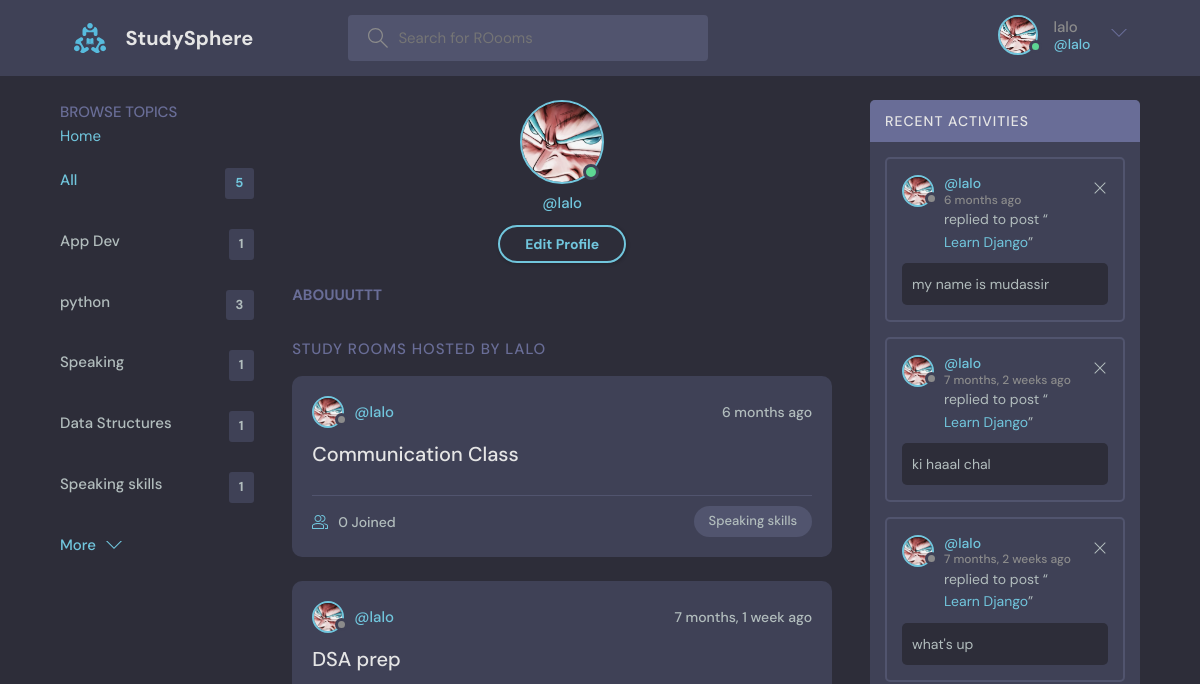
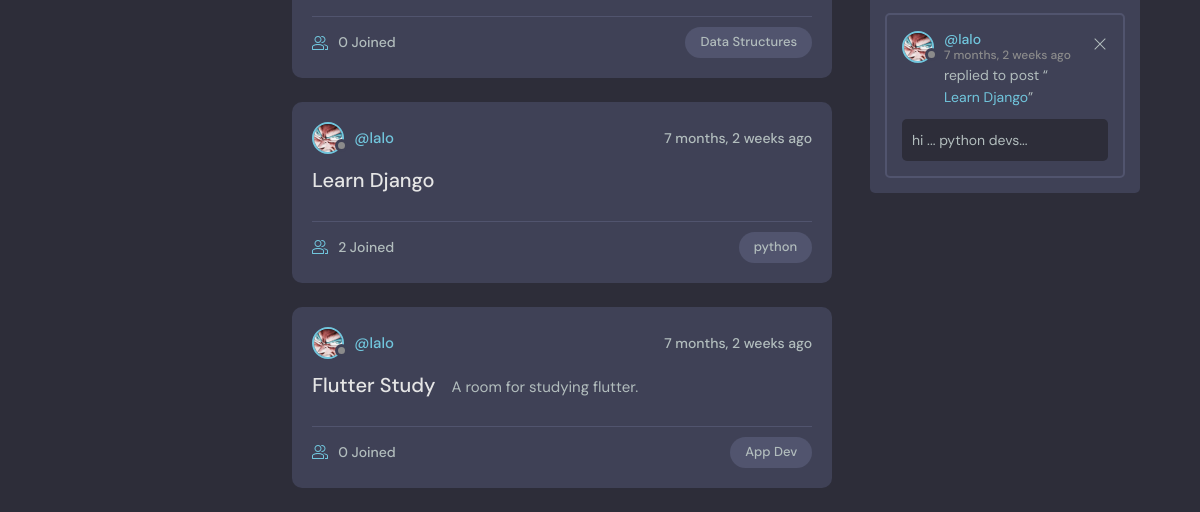
Before: /UserProfile/1 (signed in) with the older database file (2 pictures, top to bottom).
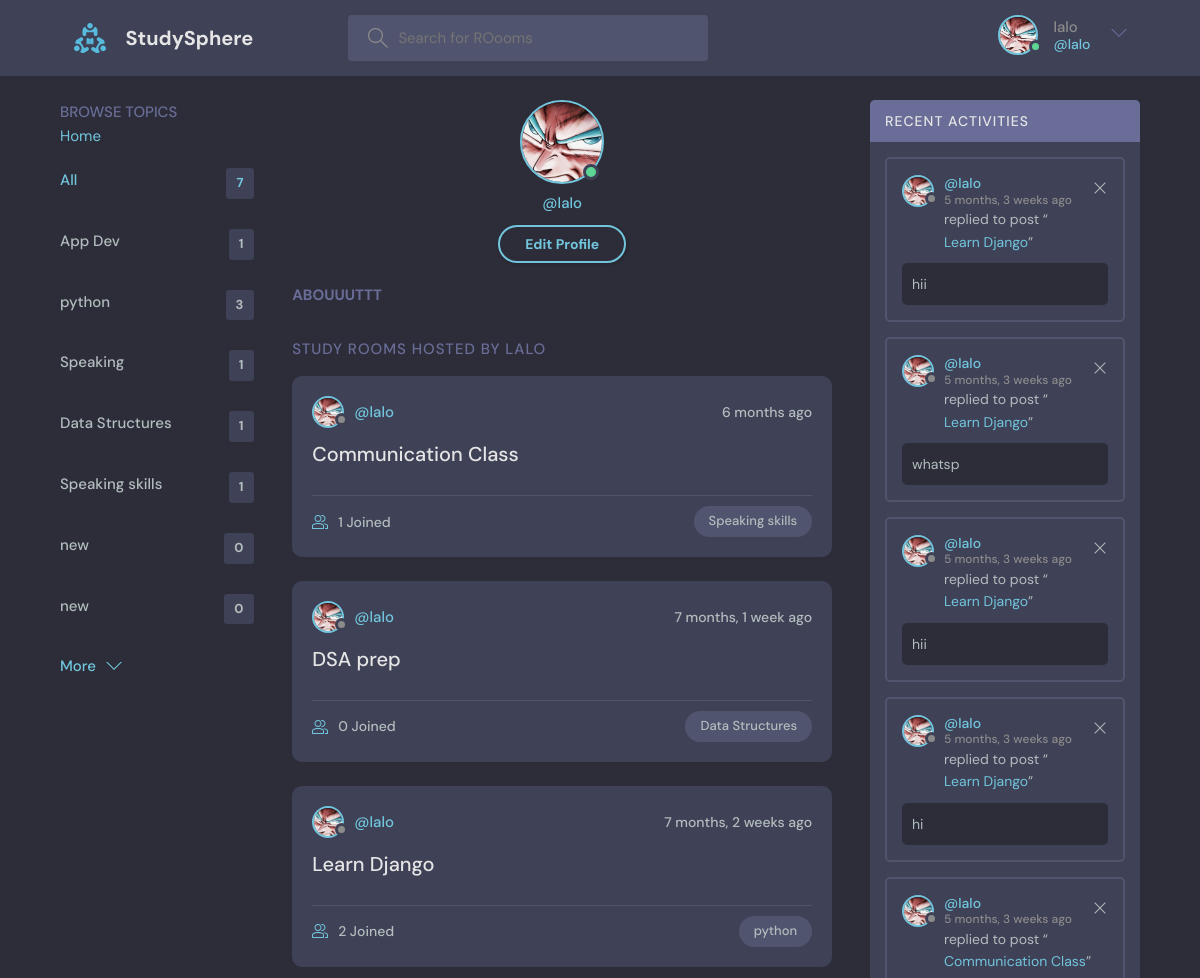
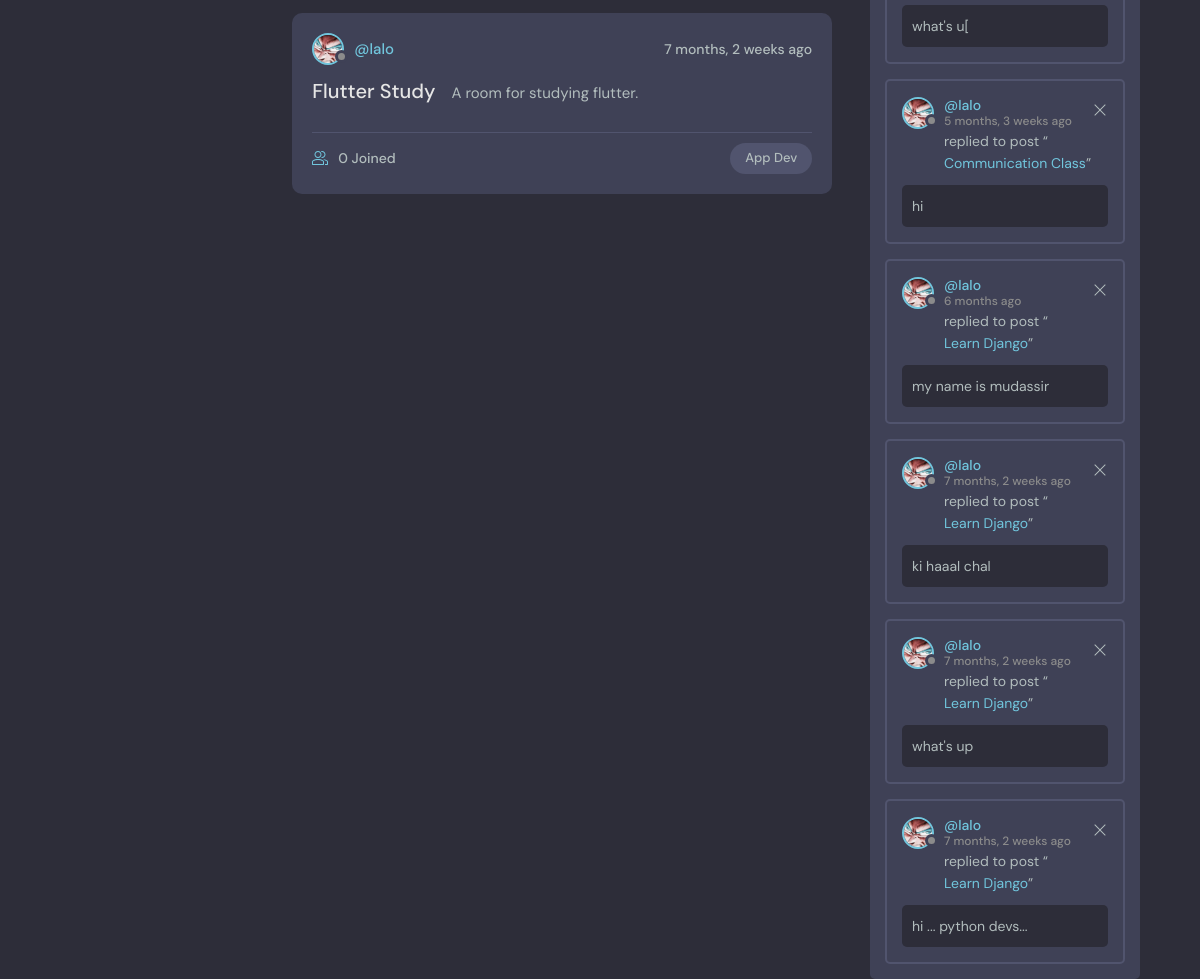
After: the same page with the newer database file (2 pictures, top to bottom).
### base/models.py (models this page shows, shortened)
class User(AbstractUser):
    username = models.CharField(max_length=100, unique=True)
    email = models.EmailField(max_length=200, unique=True)
    headline = models.CharField(max_length=200, null = True, blank = True)
    date_joined = models.DateTimeField(auto_now_add=True,null = True)
    last_login = models.DateTimeField(auto_now=True,null = True)
    Pfp = models.ImageField(default= 'images/avatar.svg',null=True)  # using pip install Pillow to install the pillow library to use the ImageField
    USERNAME_FIELD = 'email' # specifying the email as the username field helps us to login using the email instead of the username, which django use username by default for the authentication of the users(login and signup)
    REQUIRED_FIELDS = []

class Topic(models.Model):
    name = models.TextField(max_length=100)

class Room(models.Model):
    name = models.CharField(max_length=50)
    description = models.TextField(null = True, blank = True)   #  setting to null means that it will be blank in the database if not filled out at runtime otherwise the data basebase will consider it as missing data   # blank means that it is not required to be filled out at runtime
    participants = models.ManyToManyField(User, related_name = 'participants', blank = True)  # this is the many to many field that we will be using to connect the room with the user, related_name is used to access the participants of the room from the user model, blank means that it is not required to be filled out at runtime
    host = models.ForeignKey(User, on_delete =  models.SET_NULL, null = True)   # when the host is deleted then all its rooms are delete as well
    topic = models.ForeignKey(Topic, on_delete =  models.SET_NULL, null = True)   # when the topic is deleted then all the rooms of that topic will be deleted as well
    updated = models.DateTimeField(auto_now=True)  # auto_now will update the time whenever the room is updated
    created = models.DateTimeField(auto_now_add=True)  # auto_now_add will update the time only when the room is created for the first time
    def __str__(self):
        return self.name
    class Meta:
        ordering = ['-updated','-created']   # here we are ordering the rooms according to the most recent updated and created room in the list..     The ( - ) sign means to update according to most recent....

class Message(models.Model):
    user = models.ForeignKey(User, on_delete =  models.CASCADE)   # when the user is deleted then all its messages are delete as well
    body = models.CharField(max_length=1000)  # the body of the message
    room = models.ForeignKey(Room, on_delete =  models.CASCADE)
    updated = models.DateTimeField(auto_now=True)
    created = models.DateTimeField(auto_now_add=True)
    class Meta:                       # using this we can order the messages according to the most recent message
        ordering = ['-updated','-created'] #So we do not have to write ordering syntax again and again in the views.py file for everytime we get the messages of the room

### base/views.py (the view)
# urls.py: path('UserProfile/<str:pk>',views.UserProfile, name = "UserProfile"),  # url of the user profile page
@login_required(login_url="UserLogin")
def UserProfile(request,pk):
    user = User.objects.get(id = pk)
    rooms = user.room_set.all()  # getting all the rooms of the user
    topics = Topic.objects.all()
    UserMessages = user.message_set.all()
    context = {"user": user,"rooms":rooms , "topics":topics , "UserMessages":UserMessages}
    return render(request,'base/userProfile.html',context)

### base/templates/base/userProfile.html (shortened to what this page needs)
{% extends 'main.html' %}
{% block content %}
<main class="profile-page layout layout--3">
    <div class="container">
      {% include 'base/topicsComponents.html' %}
      <div class="roomList">
        <div class="profile">
          <div class="profile__avatar">
            <div class="avatar avatar--large active">
              <img src="{{user.Pfp.url}}" />
            </div>
          </div>
          <div class="profile__info">
            <p>@{{user.username}}</p>
            {% if request.user == user %}
            <a href="{% url 'UpdateUser' %}" class="btn btn--main btn--pill">Edit Profile</a>
            {% endif %}
          </div>
          <div class="profile__about">
            <h3>Abouuuttt</h3>
          </div>
        </div>
        <div class="roomList__header">
          <div>
            <h2>Study Rooms hosted by {{user.username}}</a>
            </h2>
          </div>
        </div>
        {% include 'base/feedComponent.html' %}
      </div>
      {% include 'base/activityComponent.html' %}
    </div>
  </main>
  {% endblock content %}

### Templates/main.html (shortened to what this page needs)
<!DOCTYPE html>
{% load static%}
<html lang="en">
  <head>
    <link rel="stylesheet" href="{% static 'styles/style.css' %}" />
  </head>
  <body>
    {% include 'navbar.html'%}
    {% block content%}
    {% endblock%}
  </body>
</html>

### Templates/navBar.html (shortened to what this page needs)
{% load static %}
<header class="header header--loggedIn">
    <div class="container">
        <a href="{% url 'home' %}" class="header__logo">
            <img src="{% static 'images/logo.svg' %}" />
            <h1>StudySphere</h1>
        </a>
        <form class="header__search" method="GET" action="{% url 'home' %}">
            <label>
                <input name="q" placeholder="Search for ROooms" />
            </label>
        </form>
        <nav class="header__menu">
            {% if request.user.is_authenticated %}
            <div class="header__user">
                <a href="{% url 'UserProfile' request.user.id%}">
                    <div class="avatar avatar--medium active">
                        <img src="{{request.user.Pfp.url}}" />
                    </div>
                    <p>{{request.user.username}} <span>@{{request.user.username}}</span></p>
                </a>
                <button class="dropdown-button">
                    <svg version="1.1" xmlns="http://www.w3.org/2000/svg" width="32" height="32" viewBox="0 0 32 32">
                        <title>chevron-down</title>
                        <path d="M16 21l-13-13h-3l16 16 16-16h-3l-13 13z"></path>
                    </svg>
                </button>
            </div>
            {% else %}
            <a href="{% url 'UserLogin' %}">
                <img src="{% static 'images/avatar.svg' %}" />
                <p>Login</p>
            </a>
            {% endif %}
        </nav>
    </div>
</header>

### base/templates/base/topicsComponents.html
<div class="topics">
    <div class="topics__header">
        <h2>Browse Topics</h2>
        <span>
          <div class="Home-Button" style="display: inline; color : '#756075'; background-color:'white'">
             <a href="{% url 'home' %}">  Home</a>
          </div>
        </span>
    </div>
    <ul class="topics__list">
        <li>
            <a href="{% url 'home' %}" class="active">All <span>{{topics.count}}</span></a>
        </li>
        {% for topic in topics %}
        <li>
            <a href="{% url 'home' %}?q={{topic.name}}">{{topic.name}}<span>{{topic.room_set.all.count}}</span></a>
        </li>
        {% endfor %}
    </ul>
    <a class="btn btn--link" href="{% url 'topics' %}">
        More
        <svg version="1.1" xmlns="http://www.w3.org/2000/svg" width="32" height="32" viewBox="0 0 32 32">
            <title>chevron-down</title>
            <path d="M16 21l-13-13h-3l16 16 16-16h-3l-13 13z"></path>
        </svg>
    </a>
</div>

### base/templates/base/feedComponent.html (shortened to what this page needs)
{% for room in rooms %}
<div class="roomListRoom">
   <div class="roomListRoom__header">
       <a href="{% url 'UserProfile' room.host.id %}" class="roomListRoom__author">
           <div class="avatar avatar--small">
               <img src="{{room.host.Pfp.url}}" />
           </div>
           <span>@{{room.host.username}}</span>
       </a>
       <div class="roomListRoom__actions">
           <span>{{room.created|timesince}} ago</span>
       </div>
   </div>
   <div class="roomListRoom__content">
      <a href="{% url 'room' room.id %}">{{room.name}}</a>
      <span>&nbsp; &nbsp;{{room.description}}</span>
  </div>
  <div class="roomListRoom__meta">
   <a href="{% url 'room' room.id %}" class="roomListRoom__joined">
       {{room.participants.all.count}} Joined  {% comment %} getting the count of the participants in the room as it is a many to many field {% endcomment %}
   </a>
   <p class="roomListRoom__topic">{{room.topic.name}}</p>   {% comment %} getting the topic of the roooom {% endcomment %}
</div>
</div>
{% endfor %}

### base/templates/base/activityComponent.html (shortened to what this page needs)
<div class="activities">
  <div class="activities__header">
      <h2>Recent Activities</h2>
  </div>
    {% for message in UserMessages %}
    <div class="activities__box">
        <div class="activities__boxHeader roomListRoom__header">
            <a href="{% url 'UserProfile' message.user.id %}" class="roomListRoom__author">
                <div class="avatar avatar--small">
                    <img src="{{message.user.Pfp.url}}" />
                </div>
                <p>
                    @{{message.user.username}}
                    <span>{{message.created|timesince}} ago</span>
                </p>
            </a>
            {% if request.user == message.user %}
               <div class="roomListRoom__actions">
                   <a href="{% url 'delete-message'  message.id %}">
                       <svg version="1.1" xmlns="http:// www.  w3.org/2000/svg" width="32"    height="32" viewBox="0 0 32 32">
                           <title>remove</title>
                           <path
                            d="M27.314 6.019l-1.333-1.333-9.98 9.981-9.981-9.981-1.333 1.333 9.981 9.981-9.981 9.98 1.333 1.333 9.981-9.98 9.98 9.98 1.333-1.333-9.98-9.98 9.98-9.981z">
                           </path>
                       </svg>
                   </a>
               </div>
            {% endif %}
        </div>
        <div class="activities__boxContent">
            <p>replied to post “<a href="{% url 'room' message.room.id %}">{{message.room}}</a>”</p>
            <div class="activities__boxRoomContent">{{message.body}}</div>
        </div>
    </div>
    {% endfor %}
</div>

Changed rows visible on the page:
added Topic: name "new", room_set.all.count "0"
added Topic: name "new", room_set.all.count "0"
computed for Room "Communication Class": participants.all.count "0" → "1"
added Message: user.Pfp (picture), user.username "lalo", created "5 months, 3 weeks", room "Learn Django", body "hii"
added Message: user.Pfp (picture), user.username "lalo", created "5 months, 3 weeks", room "Learn Django", body "whatsp"
added Message: user.Pfp (picture), user.username "lalo", created "5 months, 3 weeks", room "Learn Django", body "hii"
added Message: user.Pfp (picture), user.username "lalo", created "5 months, 3 weeks", room "Learn Django", body "hi"
added Message: user.Pfp (picture), user.username "lalo", created "5 months, 3 weeks", room "Communication Class", body "what's u["
added Message: user.Pfp (picture), user.username "lalo", created "5 months, 3 weeks", room "Communication Class", body "hi"
Other visible differences:
{{ topics.count }}: "5" → "7"
